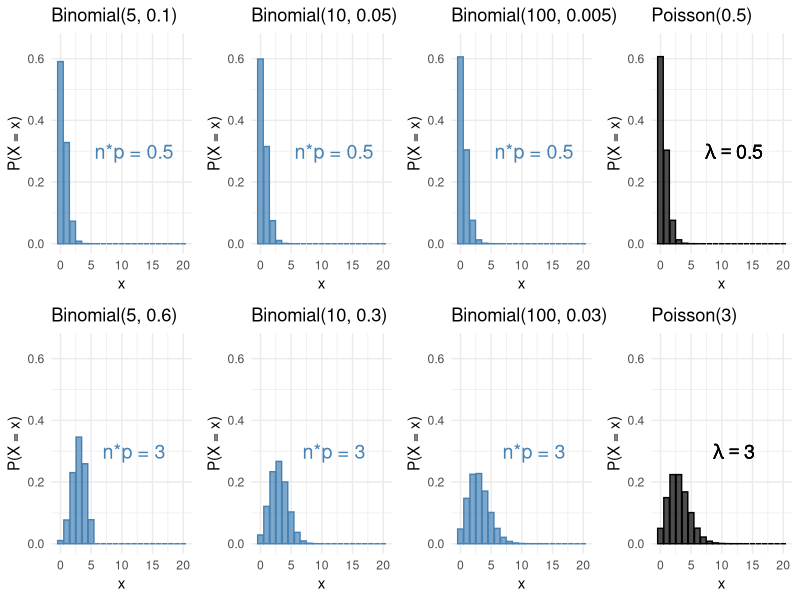

This chart was generated by the following R code:
# ---- 0. Setup and load libraries, if any ----

library(ggplot2)
library(tidyr)
library(dplyr)
library(gridExtra)

# ---- Binomial vs Poisson Approximation Demo ----

# Function to generate a single Binomial plot
plot_binom <- function(n, p, title, xvals) {
  binom_probs <- dbinom(xvals, size = n, prob = p)
  df <- data.frame(x = xvals, Probability = binom_probs)
  mean_text <- paste0("n*p = ", n * p)
  ggplot(df, aes(x = x, y = Probability)) +
    geom_bar(stat = "identity", fill = "steelblue", color = "steelblue", alpha = 0.7) +
    labs(title = title, x = "x", y = "P(X = x)") +
    annotate("text", x = 12, y = 0.3, label = mean_text, size = 5, color = "steelblue") +
    ylim(0, 0.65) +
    theme_minimal()
}

# Function to generate a single Poisson plot
plot_pois <- function(lambda, title, xvals) {
  pois_probs <- dpois(xvals, lambda = lambda)
  df <- data.frame(x = xvals, Probability = pois_probs)
  mean_text <- bquote(lambda == .(lambda))
  ggplot(df, aes(x = x, y = Probability)) +
    geom_bar(stat = "identity", fill = "black", color = "black", alpha = 0.7) +
    labs(title = title, x = "x", y = "P(X = x)") +
    annotate("text", x = 12, y = 0.3, label = mean_text, size = 5, color = "black") +
    ylim(0, 0.65) +
    theme_minimal()
}

# First row: np = lambda = 0.5
xvals <- 0:20
plots1 <- list(
  plot_binom(5, 0.1, "Binomial(5, 0.1)", xvals),
  plot_binom(10, 0.05, "Binomial(10, 0.05)", xvals),
  plot_binom(100, 0.005, "Binomial(100, 0.005)", xvals),
  plot_pois(0.5, "Poisson(0.5)", xvals)
)

# Second row: np = lambda = 3
plots2 <- list(
  plot_binom(5, 0.6, "Binomial(5, 0.6)", xvals),
  plot_binom(10, 0.3, "Binomial(10, 0.3)", xvals),
  plot_binom(100, 0.03, "Binomial(100, 0.03)", xvals),
  plot_pois(3, "Poisson(3)", xvals)
)

# Show plots in a 2x4 grid
grid.arrange(grobs = c(plots1,plots2), nrow = 2)
